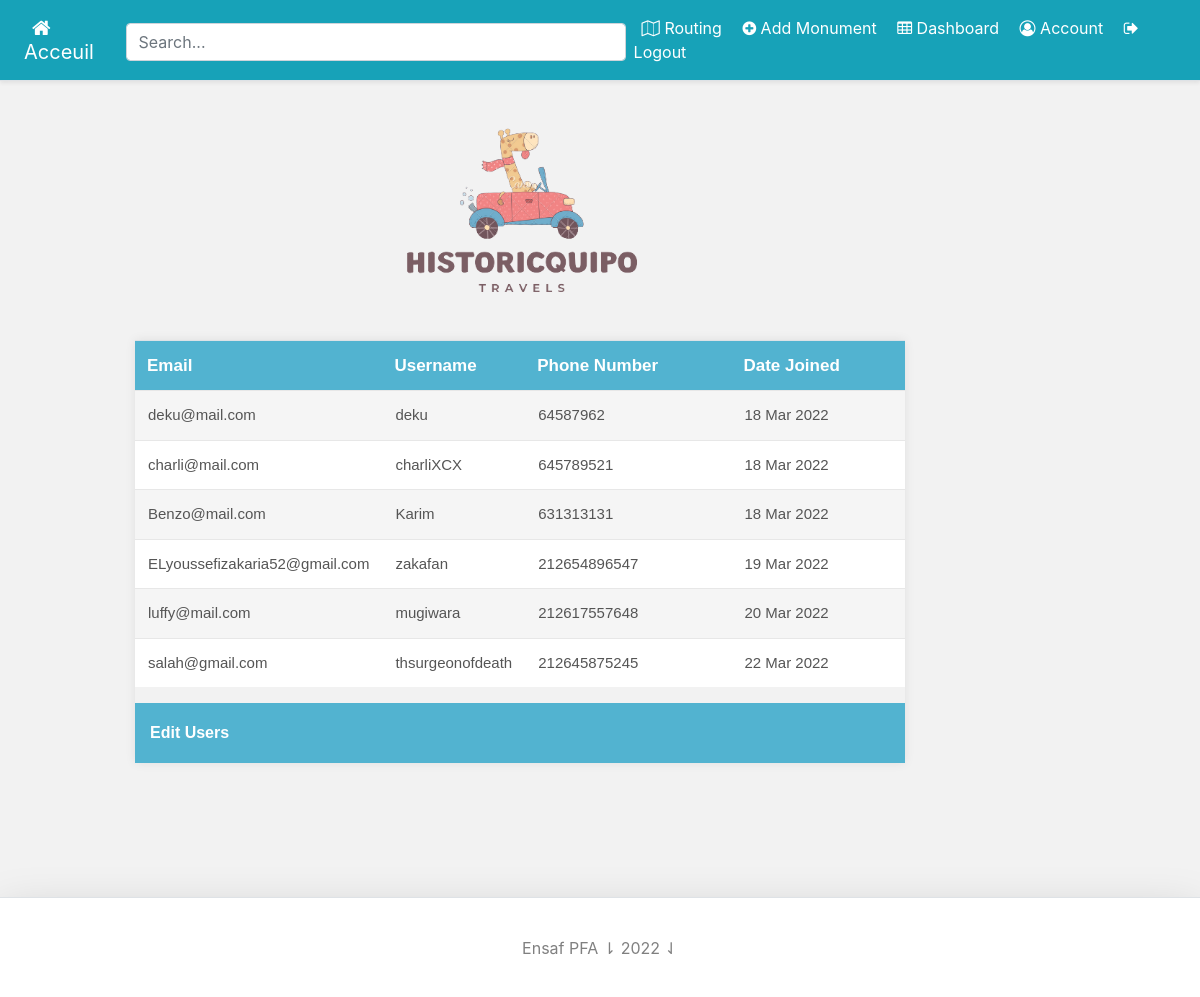
/account/dashboard/ (signed in), run on an earlier commit of the app's database.
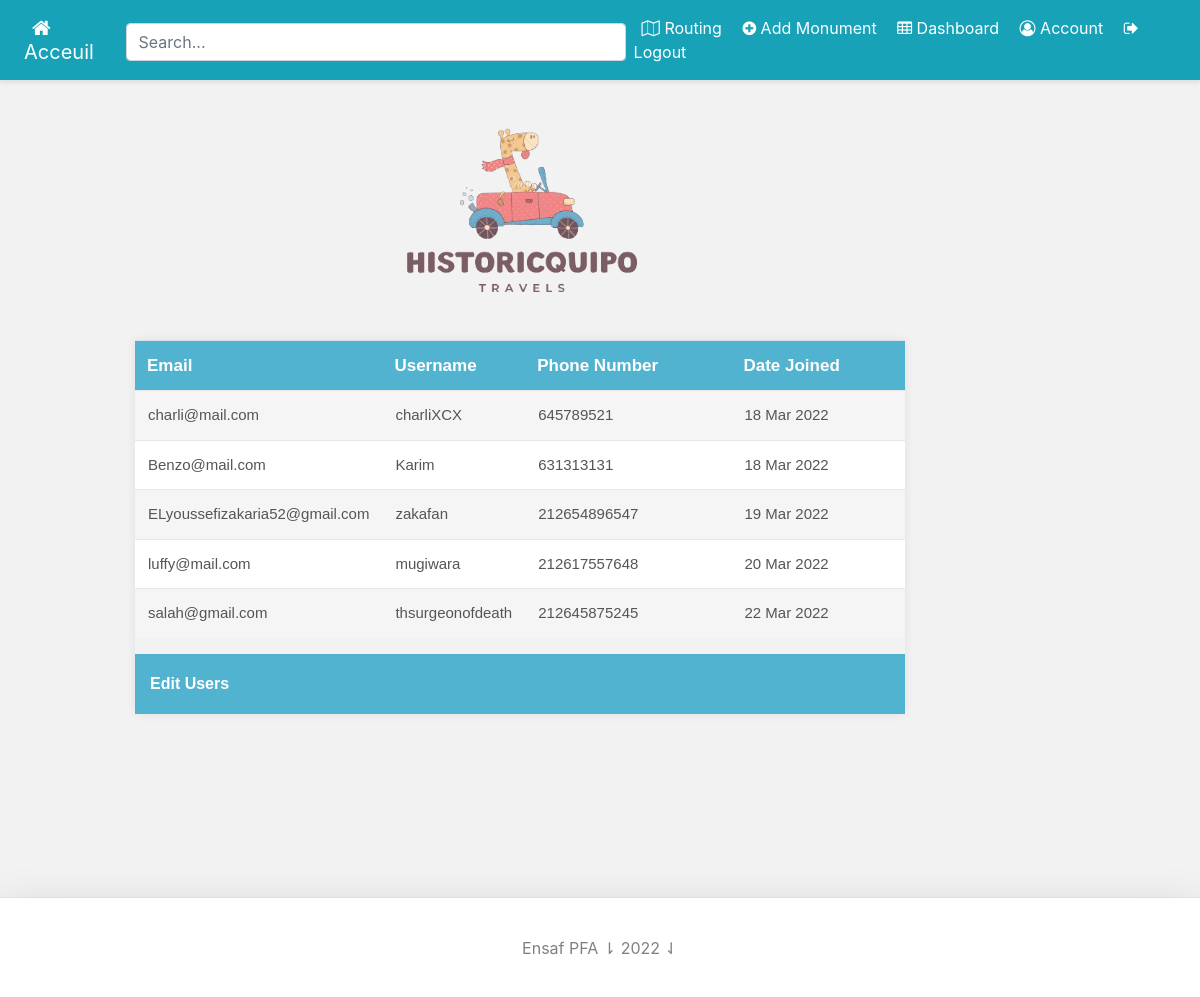
And on a later commit of the database.
### account/models.py (models this page shows, shortened)
class Account(AbstractBaseUser):
	email 			= models.EmailField(verbose_name="email", max_length=60,unique=True)
	username 		= models.CharField(max_length=30,unique=True)
	phone			= models.IntegerField(default=0000)
	date_joined		= models.DateTimeField(verbose_name='date joined', auto_now_add=True)
	last_login		= models.DateTimeField(verbose_name='last login', auto_now=True)
	is_admin		= models.BooleanField(default=False)
	is_active		= models.BooleanField(default=True)
	is_staff		= models.BooleanField(default=False)
	is_superuser	= models.BooleanField(default=False)
	USERNAME_FIELD 		= 'email'
	REQUIRED_FIELDS 	= ['username']
	objects = MyAccountManager()
	class Meta:
		verbose_name = "User"
		verbose_name_plural = "Utilisateurs"

### account/views.py (the view)
# urls.py: path('account/dashboard/', users_table_view, name="dashboard"),
def users_table_view(request):
	context = {}
	user = request.user
	if not user.is_authenticated or not user.is_admin:
		return redirect("must_admin")
	users = Account.objects.filter(is_admin=False)
	context['users'] = users
	return render(request, 'account/users_table.html', context)

### account/templates/account/users_table.html (shortened to what this page needs)
{% extends 'base.html' %}
{% load static %}
{% block content %}
<div class="container">
    <br>
    <div class="row">
        <div class="col-md-offset-1 col-md-10">
            <div class="d-flex flex-column pb-3">
                <img class="img-fluid mx-auto d-block" src="{% static 'logo.png' %}" height="250" width="250">
            </div>
            <br>
            <div class="panel">
                <div class="panel-body table-responsive">
                    <table class="table">
                        <thead>
                            <tr>
                                <th>Email</th>
                                <th>Username</th>
                                <th>Phone Number</th>
                                <th> Date Joined </th>
                            </tr>
                        </thead>
                        <tbody>
                        	{% for user in users %}
                            <tr>
                                <td>{{user.email}}</td>
                                <td>{{user.username}}</td>
                                <td>{{user.phone}}</td>
                                <td>{{ user.date_joined|date:"d M Y"}}</td>
                            </tr>
                            {% endfor %}
                        </tbody>
                    </table>
                </div>
                <div class="panel-footer">
                    <div class="row">
                        <div class="col-sm-6 col-xs-6"> <b><a href="http://127.0.0.1:8000/admin/account/account/">Edit Users</a></b>
                        </div>
                    </div>
                </div>
            </div>
        </div>
    </div>
</div>
{% endblock content %}

What changed in the data, as far as the page shows it:
removed Account: email "deku@mail.com", username "deku", phone "64587962", date_joined "18 Mar 2022"
